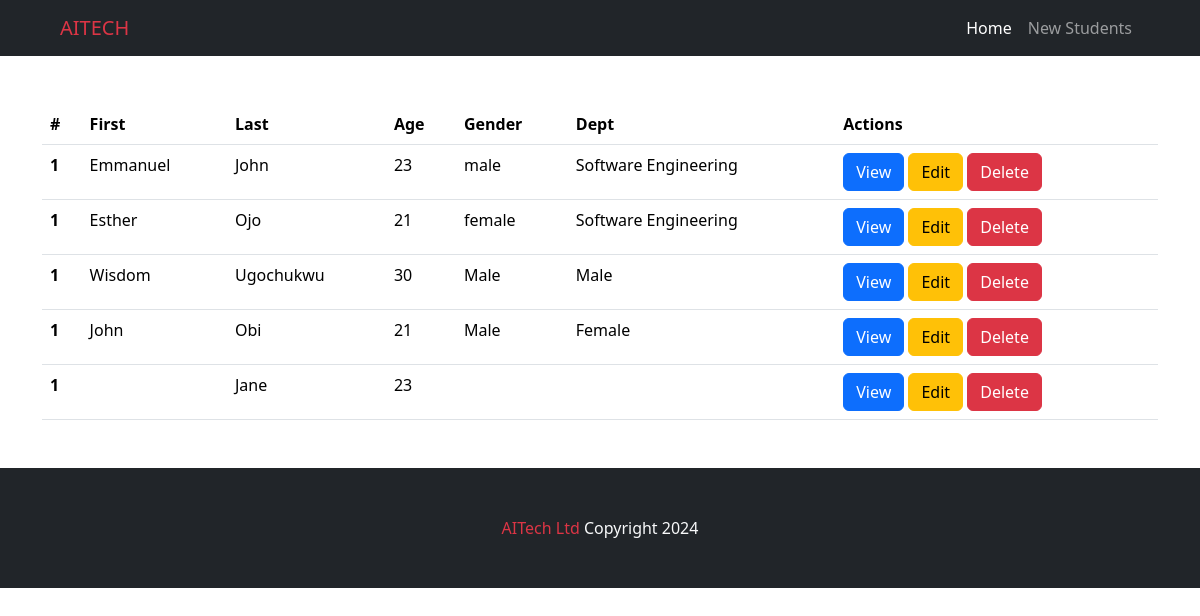
Before: / with the older database file.
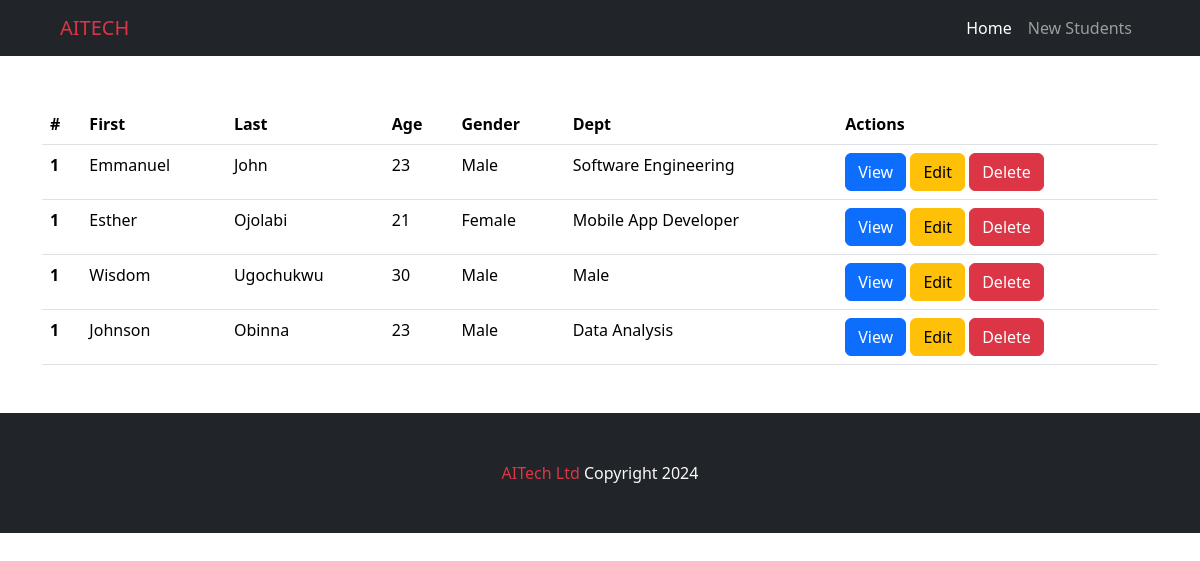
After: the same page with the newer database file.
### students_app/models.py (models this page shows)
class Student(models.Model):
    first_name = models.CharField(max_length=200)
    last_name = models.CharField(max_length=200)
    age = models.IntegerField(default=0)
    gender = models.CharField(max_length=20)
    department = models.CharField(max_length=100)

### students_app/views.py (the view)
# urls.py: path('', views.homepage, name='home_page'),
def homepage(request):
    students = Student.objects.all()
    return render(request, 'students/index.html', {'students': students})

### greeting_app/templates/students/index.html
{% extends 'layout.html' %}
{% block content %}
<div class="container">
  <table class="table">
    <thead>
      <tr>
        <th scope="col">#</th>
        <th scope="col">First</th>
        <th scope="col">Last</th>
        <th scope="col">Age</th>
        <th scope="col">Gender</th>
        <th scope="col">Dept</th>
        <th scope="col">Actions</th>
      </tr>
    </thead>
    <tbody>
    {% for student in students %}
      <tr>
        <th scope="row">1</th>
        <td>{{ student.first_name }}</td>
        <td>{{ student.last_name }}</td>
        <td>{{ student.age }}</td>
        <td>{{ student.gender }}</td>
        <td>{{ student.department }}</td>
        <td>
            <a href="{% url 'showStudentDetails' student.id %}" class="btn btn-primary">View</a>
            <a href="{% url 'editStudent' student.id %}" class="btn btn-warning">Edit</a>
            <a href="{% url 'deleteStudent' student.id %}" class="btn btn-danger">Delete</a>
        </td>
      </tr>
     {% endfor %}
    </tbody>
  </table>
</div>
{% endblock content %}

Changed rows visible on the page:
removed Student: last_name "Jane", age "23"
changed Student "Emmanuel": gender "male" → "Male"
changed Student "Esther": last_name "Ojo" → "Ojolabi"; gender "female" → "Female"; department "Software Engineering" → "Mobile App Developer"
changed Student: first_name "John" → "Johnson"; last_name "Obi" → "Obinna"; age "21" → "23"; department "Female" → "Data Analysis"
